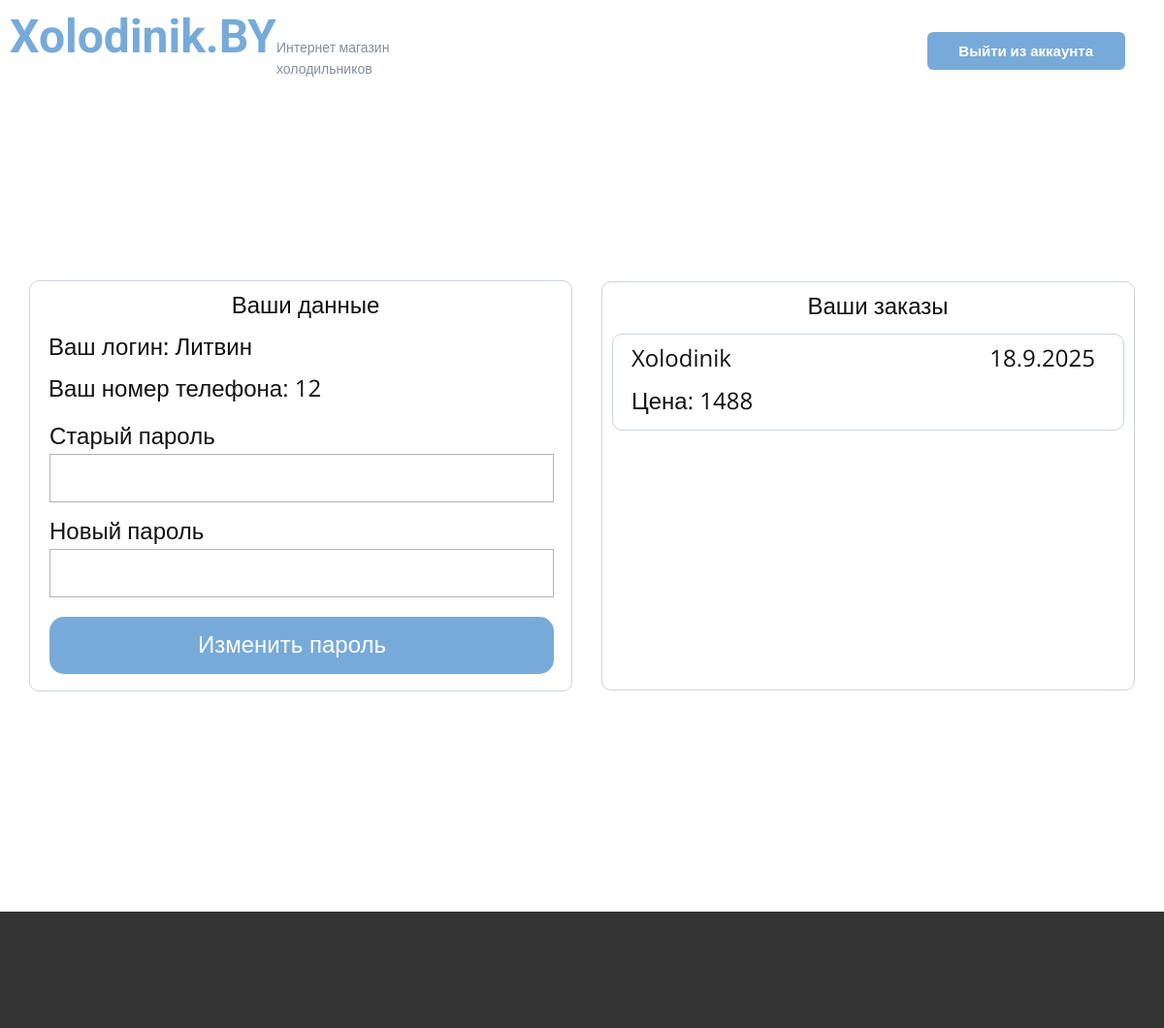
The page /cub (signed in) on the database its author committed.
### app.py (models this page shows)
class User(db.Model, UserMixin):
    id = db.Column(db.Integer, primary_key=True)
    login = db.Column(db.String(20), unique=True, nullable=False)
    phone_number = db.Column(db.String(13), unique=True, nullable=False)
    password = db.Column(db.String(100), nullable=False)
    role = db.Column(db.String(20))
    orders = db.relationship('Order', back_populates='user')
    reviews = db.relationship('Review', back_populates='user')

class Order(db.Model):
    id = db.Column(db.Integer, primary_key=True)
    user_phone_number = db.Column(db.String(20), nullable=False)
    user_email = db.Column(db.String(20), nullable=False)
    status = db.Column(db.String(20), nullable=False, default="на рассмотрении")
    date = db.Column(db.String(10), nullable=False)
    prod_id = db.Column(db.Integer, db.ForeignKey('prod.id'))
    prod = db.relationship('Prod', back_populates='orders')
    user_id = db.Column(db.Integer, db.ForeignKey('user.id'))
    user = db.relationship('User', back_populates='orders')

class Prod(db.Model):
    id = db.Column(db.Integer, primary_key=True)
    model = db.Column(db.String(20), nullable=False, unique=True)
    producer = db.Column(db.String(20), nullable=False)
    price = db.Column(db.Integer, nullable=False)
    width = db.Column(db.String(20), nullable=False)
    depth = db.Column(db.String(20), nullable=False)
    height = db.Column(db.String(20), nullable=False)
    weight = db.Column(db.String(20), nullable=False)
    volume = db.Column(db.String(20), nullable=False)
    service = db.Column(db.String(20), nullable=False)
    country = db.Column(db.String(20), nullable=False)
    category = db.Column(db.String(20), nullable=False)
    colling = db.Column(db.String(20), nullable=False)
    color = db.Column(db.String(20), nullable=False)
    energy_efficiency = db.Column(db.String(20), nullable=False)
    compressors = db.Column(db.String(20), nullable=False)
    noise = db.Column(db.String(20), nullable=False)
    handle = db.Column(db.String(20), nullable=False)
    guaranty = db.Column(db.String(20), nullable=False)
    control_unit = db.Column(db.String(20), nullable=False)
    power = db.Column(db.String(20), nullable=False)
    chambers = db.Column(db.String(20), nullable=False)
    doors = db.Column(db.String(20), nullable=False)
    useful_volume = db.Column(db.String(20), nullable=False)
    useful_volume_ref = db.Column(db.String(20), nullable=False)
    useful_volume_freezer = db.Column(db.String(20), nullable=False)
    voltage_frequency = db.Column(db.String(20), nullable=False)
    energy_consumption = db.Column(db.String(20), nullable=False)
    coolant = db.Column(db.String(20), nullable=False)
    series = db.Column(db.String(20), nullable=False)
    temperature = db.Column(db.String(20), nullable=False)
    defrosting_system = db.Column(db.String(20), nullable=False)
    shelves = db.Column(db.String(20), nullable=False)
    barriers = db.Column(db.String(20), nullable=False)
    baskets = db.Column(db.String(20), nullable=False)
    inserts = db.Column(db.String(20), nullable=False)
    stoppers = db.Column(db.String(20), nullable=False)
    freezer_temp = db.Column(db.String(20), nullable=False)
    freezing_capacity = db.Column(db.String(20), nullable=False)
    freezer_parts = db.Column(db.String(20), nullable=False)
    size_without = db.Column(db.String(20), nullable=False)
    size_with = db.Column(db.String(20), nullable=False)
    weight_without = db.Column(db.String(20), nullable=False)
    weight_with = db.Column(db.String(20), nullable=False)
    rating = db.Column(db.Float, nullable=False, default=0.0)
    description = db.Column(db.String(200), nullable=False)
    image_path = db.Column(db.String(50), nullable=False, unique=True)
    orders = db.relationship('Order', back_populates='prod')
    reviews = db.relationship('Review', back_populates='prod')

### app.py (the view, shortened to what this page needs)
@app.route("/cub", methods=["POST", "GET"])
@login_required
def cub():
    if current_user.orders:
        return render_template("cub.html", orders=current_user.orders)
    return render_template("cub.html")

### app.py (called while the page is built)
@login_manager.user_loader
def load_user(user_id):
    return User.query.get(int(user_id))

### templates/cub.html (shortened to what this page needs)
<!DOCTYPE html>
<html lang="ru">
<head>
    <link rel="stylesheet" href="{{ url_for('static', filename='un.css') }}" media="screen">
    <link rel="stylesheet" href="{{ url_for('static', filename='panel.css') }}" media="screen">
    <link rel="stylesheet" href="{{ url_for('static', filename='cub.css') }}" media="screen">
</head>
<body>
  <header>
      <div class="head">
        <a class="logo" href="/">Xolodinik.BY</a>
        <p class="logo-text">Интернет магазин<br>холодильников</p>
        <a href="/logout" class="btn btn-2" style="margin-right: 30px !important;">Выйти из аккаунта</a>
      </div>
  </header>
  <section style="display: grid; place-items: center; min-height: 850px;">
      <div>
        <div class="border-1">
          <div class="user-data">
              <p class="text-1" style="text-align: center; width: 530px;">Ваши данные</p>
            <p class="text-1">Ваш логин: {{ current_user.login }}</p>
              <p class="text-1">Ваш номер телефона: {{ current_user.phone_number }}</p>
              <form class="form-1" name="form" method="post" style="margin-top: 10px; padding: 0;">
                        <div class="container-input">
                            <label for="old_password">Старый пароль</label>
                            <input type="password" id="old_password" name="old_password" class="input" required autocomplete="off">
                        </div>
                        <div class="container-input">
                            <label for="new_password">Новый пароль</label>
                            <input type="password" id="new_password" name="new_password" class="input" required autocomplete="off">
                        </div>
                        <button type="submit" name="user_id" value="{{ current_user.id }}">Изменить пароль</button>
                    </form>
          </div>
        </div>
        <div class="orders-cont border-1">
          <div class="order-cont-1">
              <p class="text-1" style="text-align: center; width: 530px;">Ваши заказы</p>
              {% if orders %}
              {% for order in orders %}
            <div class="order border-1">
              <div class="order-cont-1">
                <p class="text-1">{{ order.prod.model }}</p>
                <p class="text-2">{{ order.date }} </p>
                <p class="text-1">Цена: {{ order.prod.price }}</p>
              </div>
            </div>
              {% endfor %}
              {% endif %}
          </div>
        </div>
          </div>
    </section>
<footer></footer>
</body>
</html>

### static/un.css (style rules this page uses)
header .head { box-sizing: border-box; position: relative; margin: 0 auto; min-height: 90px; border-width: 1px; border-color: #858e99; }
header .btn-2 { color: #ffffff !important; border-color: transparent !important; margin: -50px 199px 0 auto !important; padding: 9px 33px 9px 32px !important; border-width: 0 !important; background-color: #77aad9 !important; }
section { box-sizing: border-box; display: block; position: relative; background-image: none; }
header { margin: 0 10px; min-height: 90px; box-sizing: border-box; position: relative; unicode-bidi: isolate; border-width: 1px !important; border-color: #858e99; }
footer { min-height: 120px; display: block; position: relative; text-align: center; color: #ffffff; background-color: #333333; background-image: none; }
html { text-decoration: none; -webkit-locale: "ru"; box-sizing: border-box; font-family: sans-serif; -webkit-text-size-adjust: 100%; height: 100%; overflow-y: auto; overflow-x: hidden; font-size: 16px; }
header .logo { padding: 0; display: table; align-self: flex-start; word-wrap: break-word; position: relative; color: #77aad9 !important; line-height: 1.6; font-family: Roboto, sans-serif !important; font-size: 3rem; font-weight: 700; height: 48px; pointer-events: initial; }
header .logo-text { display: table; align-self: flex-start; width: fit-content; word-wrap: break-word; position: relative; color: #858e99 !important; font-family: Roboto, sans-serif !important; font-weight: 400; font-size: 0.875rem; margin: -39px auto 0 275px; }
a { text-decoration: none; }
.btn { box-sizing: border-box; display: table; cursor: pointer; white-space: nowrap; text-align: center; align-self: flex-start; transition-property: background-color, color, border-color; border-radius: 6px 6px 6px 6px; line-height: 1.4; border-color: #77aad9; font-weight: 700; font-size: 0.9375rem; border-style: solid; margin: 29px auto 0 25px; padding: 8px 33px; border-width: 1px; background-color: #ffffff; color: #77aad9; }

### static/panel.css (style rules this page uses)
body { text-size-adjust: 100%; box-sizing: border-box; margin: 0px; height: auto; min-height: 100%; overflow-x: clip; position: relative; font-size: 1rem; line-height: 1.6; font-family: "Open Sans", sans-serif; color: rgb(17, 17, 17); background-color: rgb(255, 255, 255); }
.form-1 { text-align: left; display: flex; flex-wrap: wrap; align-items: flex-end; row-gap: 10px; padding: 10px; box-sizing: border-box; position: relative; font-size: 1.5rem; height: auto !important; width: 520px; margin: -14px 10px 0; }
button { margin-top: 10px; font-size: 1.5rem; box-sizing: border-box; cursor: pointer; vertical-align: middle; padding: 10px 30px; align-self: flex-start; display: inline-block; text-align: center; border-style: solid; border-radius: 15px; line-height: 1.6; width: 100%; border-color: transparent !important; border-width: 0 !important; color: #ffffff !important; background-color: #77aad9 !important; padding-left: 10px; }
.input { font-size: 1.5rem; box-sizing: border-box; display: block; width: 100%; padding: 10px 12px; border-style: solid; border-width: 1px; border-color: #b3b3b3; }
.container-input { line-height: 1.6; box-sizing: border-box; text-align: start; width: 100%; }

### static/cub.css (style rules this page uses)
.border-1 { border-radius: 10px; box-sizing: border-box; display: flex; position: relative; border-style: solid; border-width: 1px; border-color: #ccd3db; text-align: left; width: 560px; min-height: 424px; height: auto; margin: 30px 30px 0 0; box-sizing: border-box; flex: 1; max-width: 100%; transition-duration: inherit; padding: 0 10px 0 10px; }
.user-data { font-size: 1rem; text-align: left; box-sizing: border-box; position: relative; flex: 1; max-width: 100%; transition-duration: inherit; padding: 0; }
.text-1 { box-sizing: border-box; display: table; align-self: flex-start; width: fit-content; word-wrap: break-word; position: relative; line-height: 1.6; font-size: 1.5rem; margin: 5px auto 0 9px; }
.orders-cont { display: flex; position: relative; text-align: left; width: 550px; min-height: 422px; height: auto; margin: -423px auto 60px 590px; }
.order-cont-1 { position: relative; flex: 1; max-width: 100%; transition-duration: inherit; }
.order { display: flex; position: relative; text-align: left; min-height: 100px; width: 530px; height: auto; margin: 10px auto 20px; }
.text-2 { display: table; align-self: flex-start; width: fit-content; word-wrap: break-word; position: relative; font-size: 1.5rem; line-height: 1.6; margin: -38px 19px 0 auto; }

### rows shown on the page
User: login "Литвин", phone_number "12"
Order: prod.model "Xolodinik", date "18.9.2025", prod.price "1488"
